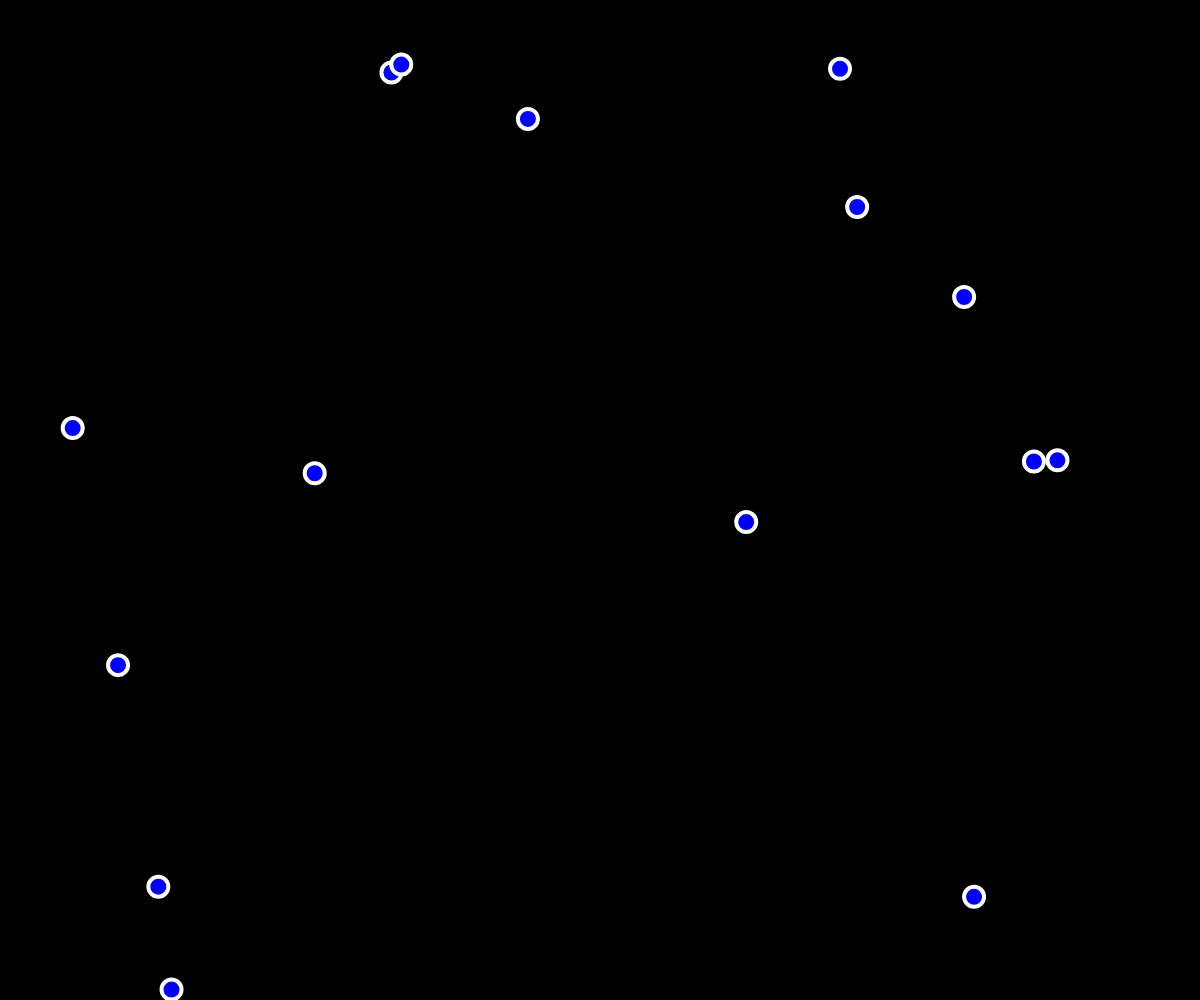
Frame 1 (no input)
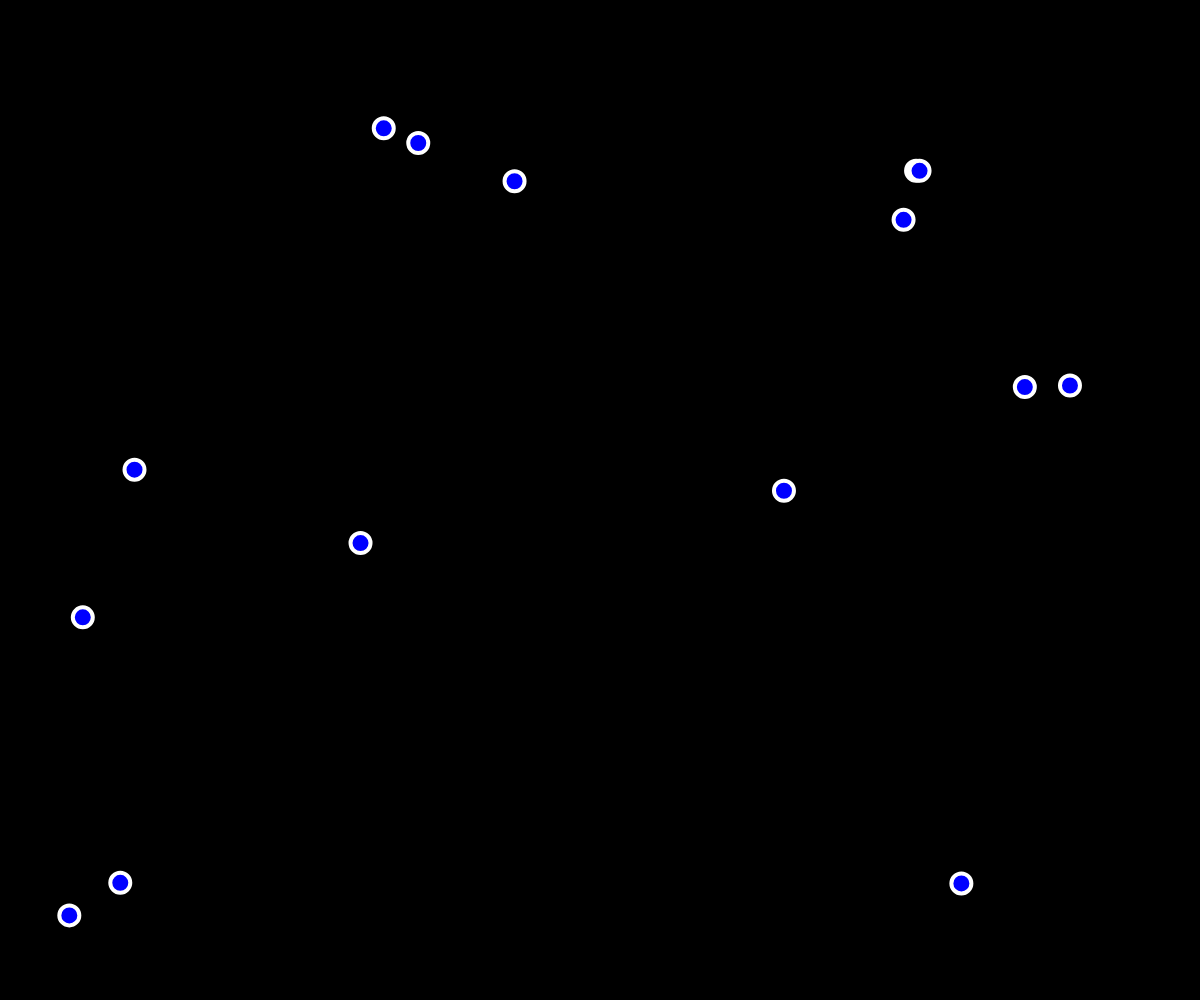
Frame 60 (no input)
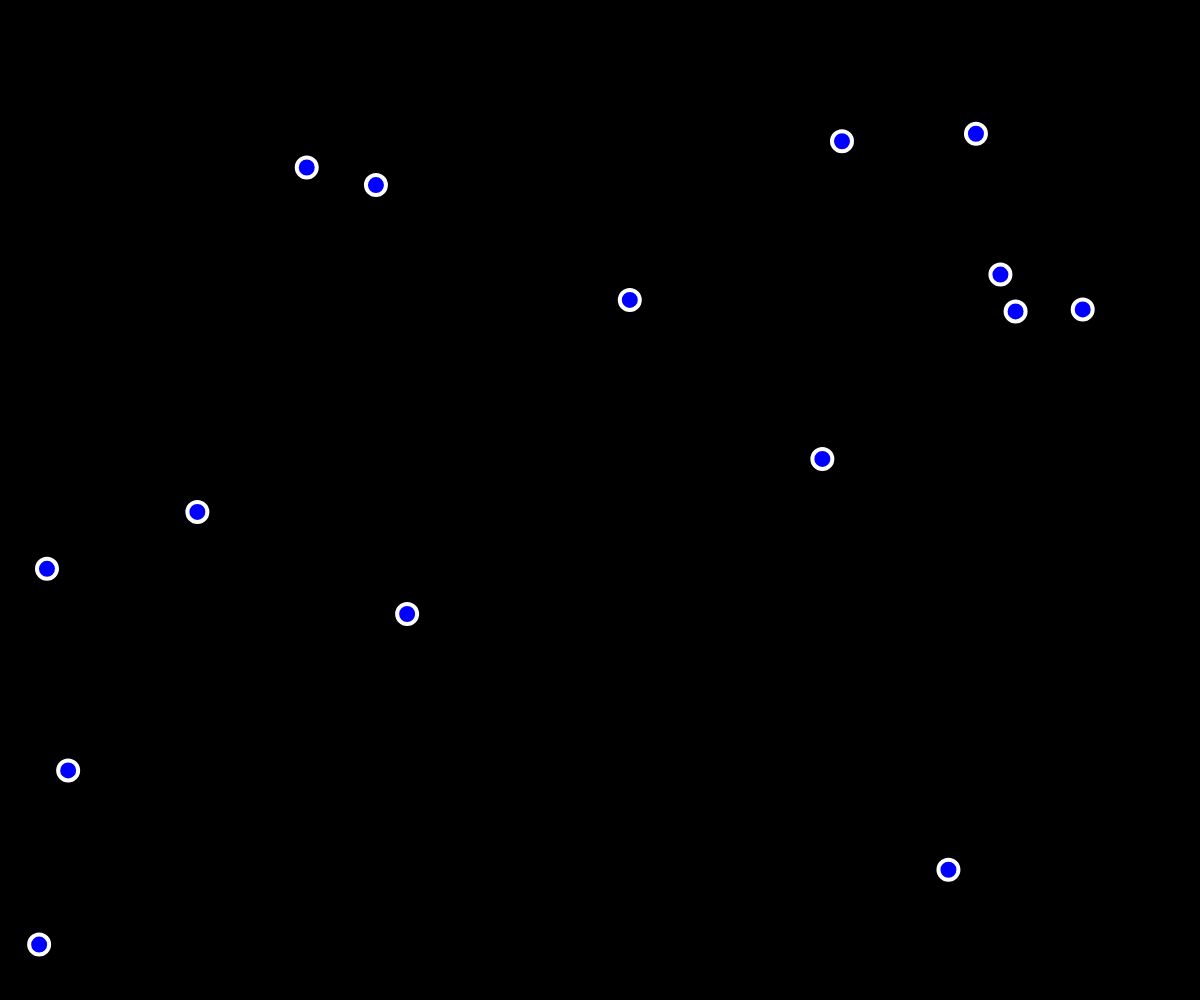
Frame 120 (the mouse pressed at the canvas centre since frame 60)

The p5.js sketch that drew these frames (run headless with seeded random() and noise() and a simulated clock; from frame 60 on, the mouse is pressed at the canvas centre):

// p5.js sketch
// ── sketch.js
var bolas = []; //variable que guarda la lista de bolas
var numBolas = 15; //numero de bolas creadas


function setup() {

  //crea un canvas del tamano de la ventana
  createCanvas(windowWidth, windowHeight);
  background(0);

  //crea las bolas de la lista
  for (var i = 0; i < numBolas; i++) {
    bolas[i] = new bola();
  }
}

function draw() {
  background(0);

  //llama a las funciones mostrar y mover de cada una de las bolas en la lista
  for (var i = 0; i < numBolas; i++) {
    bolas[i].mostrar();
    bolas[i].mover();
  }
}

//funcion bola
function bola() {

  //variable que indica si esta viva o muerta
  this.viva = true;

  //variables de posicion, la bola se crea en una posicion aleatoria en X y Y
  this.x = random(width);
  this.y = random(height);

  //asigna valores de velocidad a la bola. aleatorios entre -2 y 2
  this.velx = random(-2, 2);
  this.vely = random(-2, 2);

  //variable de tamano
  this.tam = 20;

  //funcion que muestra la bola
  this.mostrar = function() {

    stroke(255);
    strokeWeight(4);

    //si esta viva la pinta azul, de lo contrario la pinta de rojo
    if (this.viva) {
      fill(0, 0, 255);
    } else {
      fill(255, 0, 0);
    }

    ellipse(this.x, this.y, this.tam, this.tam);
  }

  //funcion que mueve la bola
  this.mover = function() {

    //solo se mueve si esta viva
    if (this.viva) {

      //el movimiento se asigna por la posicion + la velocidad
      this.x = this.x + this.velx;
      this.y = this.y + this.vely;

      //condicionales para que rebote la bola
      if (this.x > width - this.tam / 2 || this.x < this.tam / 2) {
        this.velx *= -1;
      }
      if (this.y > height - this.tam / 2 || this.y < this.tam / 2) {
        this.vely *= -1;
      }
    }
  }

  //cambia el estado de viva a false
  this.matar = function() {
    this.viva = false;
  }
}

//esta funcion se activa cuando el dispositivo reconoce que se movio un toque en la pantalla
function touchMoved() {

  //recorre toda la lista de bolas
  for (var i = 0; i < numBolas; i++) {

    //revisa si se estaba tocando alguna bola y en tal caso la mata
    //se usa touches[0] porque se asume que solo hay un toque a la vez
    if (dist(touches[0].x, touches[0].y, bolas[i].x, bolas[i].y) < 15) {
      bolas[i].matar();
    }
  }
}
